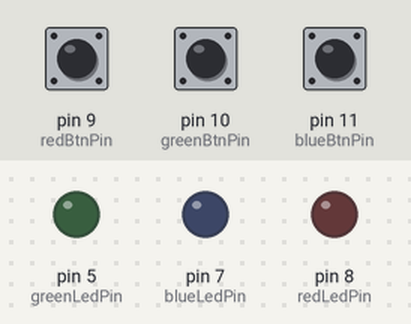
Recording of a sketch running on a simulated Arduino Uno, built with avr-gcc and run on an emulated ATmega328P. Shown: output pins drawn as LEDs (lit = HIGH). The test bench sets the inputs (shaded band); at power-on: pin 9 (redBtnPin) HIGH, pin 11 (blueBtnPin) HIGH, pin 10 (greenBtnPin) HIGH.

Above: at 1.2 s.
1.3 s: pin 9 (redBtnPin) pulled LOW for 0.15 s
At 1.9 s:
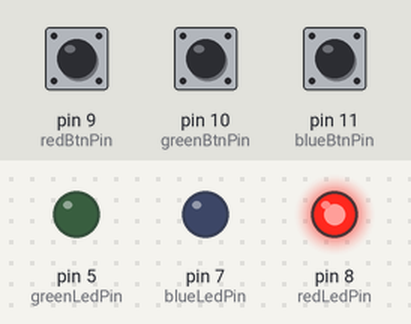
2.9 s: pin 11 (blueBtnPin) pulled LOW for 0.15 s
At 2.97 s:
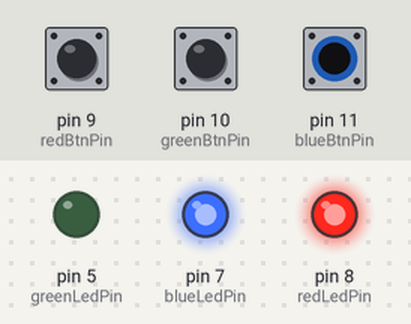
4.5 s: pin 11 (blueBtnPin) pulled LOW for 3.2 s
At 5.6 s:
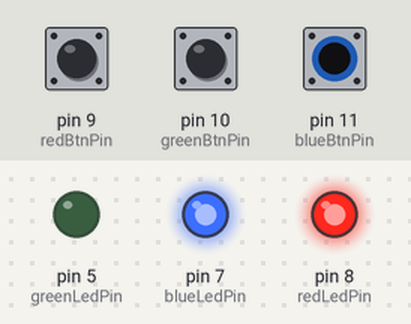
9.2 s: pin 9 (redBtnPin) pulled LOW for 1 s
At 11.1 s:
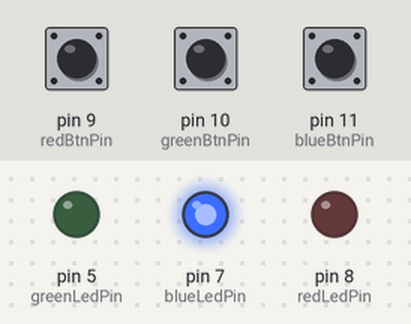
11.7 s: pin 9 (redBtnPin) pulled LOW for 3.2 s
At 12.2 s:
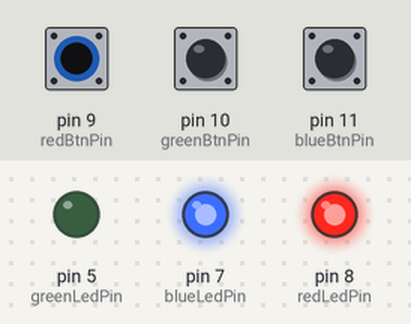
Timing chart, 0 to 14.7 s (numbered marks = the images above; inputs shaded):
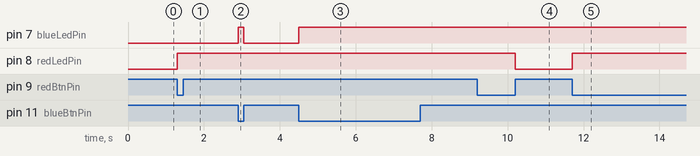

Measured:
- after the input at 1.3 s, pin 8 (redLedPin): LOW → HIGH at once
- after the input at 2.9 s, pin 7 (blueLedPin): LOW → HIGH at once, → LOW 0.15 s later
- after the input at 4.5 s, pin 7 (blueLedPin): LOW → HIGH at once
- after the input at 9.2 s, pin 8 (redLedPin): HIGH → LOW after 1.0 s
- after the input at 11.7 s, pin 8 (redLedPin): LOW → HIGH at once

The sketch:

shiraz.ino
```cpp
#define btnPin        3
#define greenLedPin   5
#define redLedPin     8
#define blueLedPin    7

#define greenBtnPin   10
#define yellowBtnPin  6
#define redBtnPin     9
#define blueBtnPin    11

bool right=true;

void setup() {
  pinMode(greenLedPin,OUTPUT);
  pinMode(redLedPin,OUTPUT);
  pinMode(blueLedPin,OUTPUT);
  pinMode(redBtnPin,INPUT_PULLUP);
  pinMode(greenBtnPin,INPUT_PULLUP);
  pinMode(blueBtnPin,INPUT_PULLUP);
}

void loop() {
  if(digitalRead(redBtnPin)==LOW){
    right=true;
    if(right=true);
  digitalWrite(redLedPin,HIGH);
  if(digitalRead(redBtnPin)==HIGH){
    right=right;
     digitalWrite(redLedPin,LOW);
     delay(500);
  }

  }
   if(digitalRead(blueBtnPin)==LOW){
  right=true;
    if(right=true);
    digitalWrite(blueLedPin,HIGH);
     if(digitalRead(blueBtnPin)==HIGH){
      right=right;
     digitalWrite(blueLedPin,LOW);
     delay(500);
 {
  }
  if(digitalRead(greenBtnPin)==LOW){
   right=true;
    if(right=true);
  digitalWrite(greenLedPin,HIGH);
  if(digitalRead(greenBtnPin)==HIGH){
  right=right;
  digitalWrite(greenLedPin,LOW);
  delay(500);
  }
  }
     }
   }
}
```
